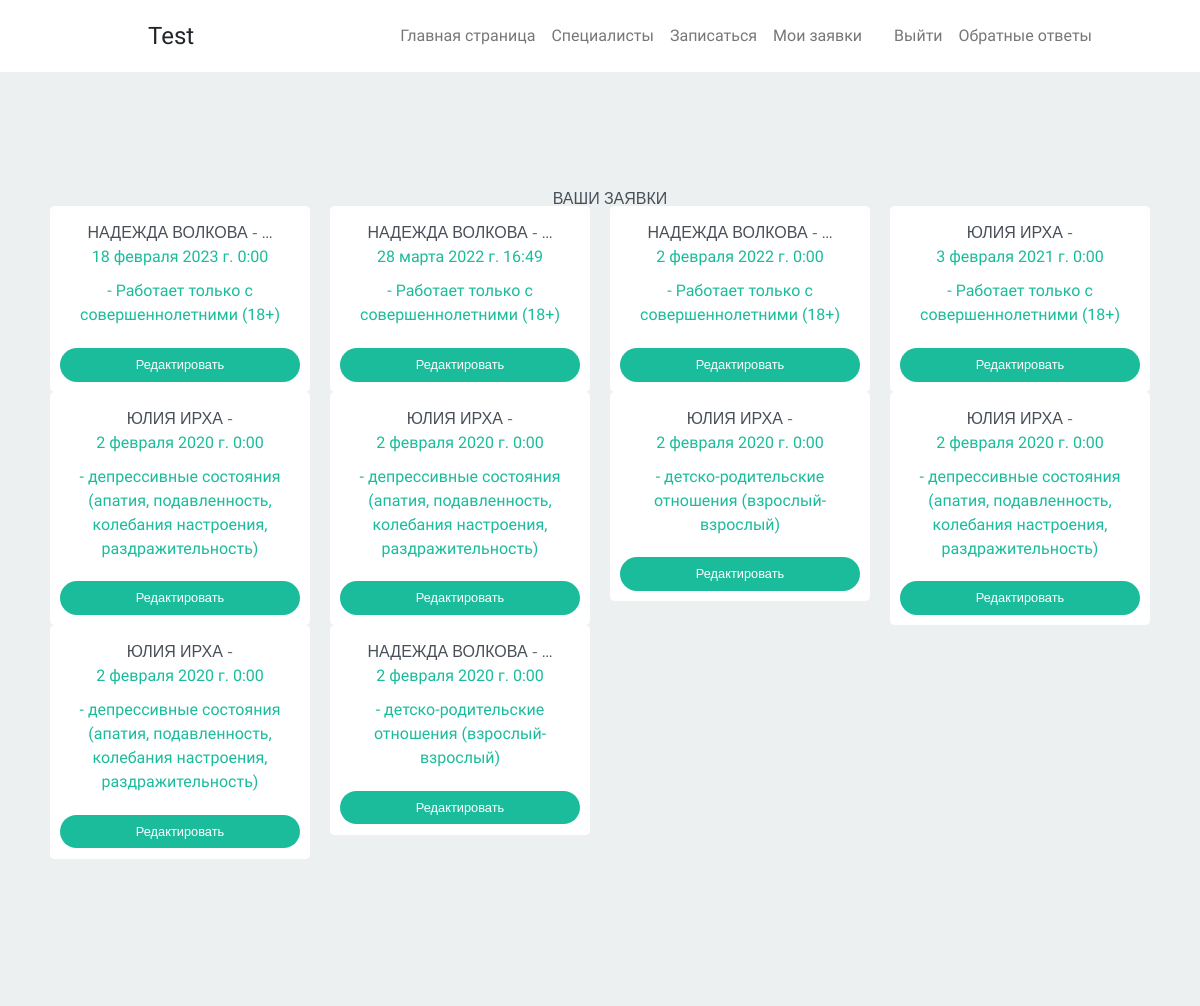
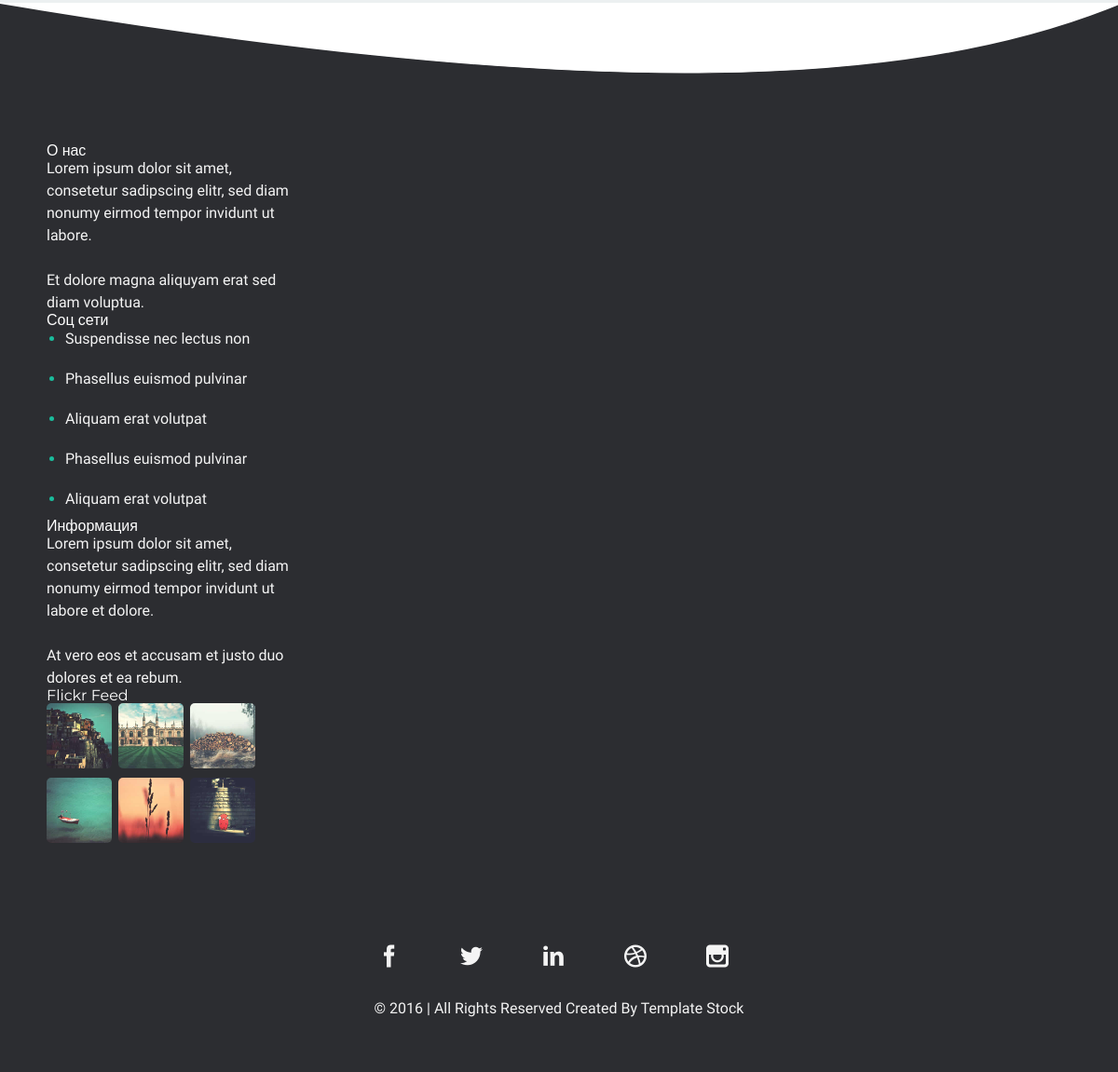
Screenshot of /application/list (signed in) with the database file from the repository (2 pictures, top to bottom).
### employer/models.py (models this page shows, shortened)
class Application(models.Model):
    employer = models.ForeignKey(Employer, on_delete=models.CASCADE)
    date = models.DateTimeField()
    category = models.ForeignKey(Category, on_delete=models.CASCADE)
    author = models.ForeignKey(User, on_delete=models.CASCADE)
    class Meta:
        verbose_name = 'Заявка'
        verbose_name_plural = 'Заявки'
        ordering = ['-date']

class Employer(models.Model):
    name = models.CharField(
        verbose_name='ФИО',
        max_length=1000,
        blank=True,
        null=True)
    city = models.ForeignKey(
        'Location',
        verbose_name='Город',
        on_delete=models.CASCADE,
        blank=True,
        null=True)
    work = models.ManyToManyField(
        'Activity',
        verbose_name='Деятельность',
        related_name='activity',
        blank=True,
    )
    direction = models.ManyToManyField(
        'Category',
        verbose_name='Направление',
        related_name='category',
        blank=True,
    )
    description = models.TextField(
        verbose_name='Описание',
        max_length=1000,
        blank=True,
        null=True)
    education = models.ManyToManyField(
        'Education',
        verbose_name='Образование',
        related_name='education',
        blank=True,
    )
    experience = models.CharField(
        verbose_name='Стаж',
        max_length=1000,
        blank=True,
        null=True
    )
    cabinet = models.ManyToManyField(
        'Adress',
        verbose_name='Кабинет',
        related_name='adress',
        blank=True,
    )
    personal_consultation = models.CharField(
        verbose_name='Личная встреча',
        max_length=1000,
        blank=True,
        null=True
    )
    online_consultation = models.CharField(
        verbose_name='Онлайн-консультация',
        max_length=1000,
        blank=True,
        null=True
    )
    duration_consultation = models.CharField(
        verbose_name='Длительность консультации',
        max_length=1000,
        blank=True,
        null=True
    )
    couple_consultation_duration = models.CharField(
        verbose_name='Длительность консультации для пар',
        max_length=1000,
        blank=True,
        null=True
    )
    photo = models.ImageField(
        verbose_name='Фото',
        upload_to='photos/%Y/%m/%d/',
        blank=True,
        null=True
    )
    created = models.DateTimeField(
        verbose_name='Дата публикации',
        auto_now_add=True,
        blank=True,
    )
    updated = models.DateTimeField(
        verbose_name='Обновлено',
        auto_now=True,
        blank=True
    )
    is_published = models.BooleanField(
        verbose_name='Опубликовано',
        default=True,
        blank=True
    )
    def __str__(self):
        return f'''{self.name} -
        '''
    class Meta:
        verbose_name = 'Специалист'
        verbose_name_plural = 'Специалисты'
        ordering = ['name']

class Category(models.Model):
    direction = models.CharField(
        'Направление',
        max_length=1000,
        blank=True,
        null=True
    )
    def __str__(self):
        return f'''- {self.direction}
        '''
    class Meta:
        verbose_name = 'Категория'
        verbose_name_plural = 'Категории'
        ordering = ['direction']

### employer/views.py (the view)
# urls.py: path('application/list', views.applicationlist, name='applicationlist'), # список заявок
def applicationlist(request): # функция для просмотра своих заявок
    applications = Application.objects.filter(author=request.user.pk)  # передача в переменную отфильтрованные по айди юзера обьекты из базы специалистов
    print(applications)
    return render(request, 'employer/applicationlist.html', {'applications': applications})

### employer/templates/employer/applicationlist.html (shortened to what this page needs)
{% extends 'base.html' %}
{% block content %}
<div class="wrap team-wrap grey" id="team">
                    <div class="grid grid-pad">
                        <div class="content" >
                            <h2>Ваши Заявки</h2>
                            {% if applications  %}
                            {% for i in applications %}
                            <div class="col-1-4" >
                                <div class="content staff-content">
                                    <div class="recent-work staff-img">
                                        <div class="work-info staff-info">
                                            <h5>{{ i.employer|truncatechars:20 }}</h5>
                                            <span>{{ i.date }}</span>
                                            <span>{{ i.category }}</span>
                                            {% if user == i.author %}
                                            <a href="{% url 'application_edit' i.pk %}" class="btn btn-succes">Редактировать</a>
                                            {% endif %}
                                        </div>
                                    </div>
                                </div>
                            </div>
                            {% endfor %}
                            {% endif %}
                        </div>
                    </div>
                </div>
{% endblock %}

### templates/base.html (shortened to what this page needs)
{% load static %}
<!doctype html>
<html>
    <head>
        <script src="https://cdn.tailwindcss.com"></script>
        <link href="https://cdn.jsdelivr.net/npm/bootstrap@5.1.3/dist/css/bootstrap.min.css" rel="stylesheet">
        <link rel="stylesheet" href="{% static 'css/reset.css' %}">
        <link rel="stylesheet" href="{% static 'css/simplegrid.css' %}">
        <link rel="stylesheet" href="{% static 'css/icomoon.css' %}">
        <link rel="stylesheet" href="{% static 'css/lightcase.css' %}">
        <link rel="stylesheet" href="{% static 'js/owl-carousel/owl.carousel.css' %}" />
        <link rel="stylesheet" href="{% static 'js/owl-carousel/owl.theme.css' %}" />
        <link rel="stylesheet" href="{% static 'js/owl-carousel/owl.transitions.css' %}" />
        <link rel="stylesheet" href="{% static 'css/style.css' %}">
        </head>
        <body id="home">
            <div class="container">
    <header class="d-flex flex-wrap justify-content-center py-3  ">
      <a href="/" class="d-flex align-items-center mb-3 mb-md-0 me-md-auto text-dark text-decoration-none">
        <svg class="bi me-2" width="40" height="32"><use xlink:href="#bootstrap"></use></svg>
        <span class="fs-4">Test</span>
      </a>
      <ul class="nav nav-pills">
                                    <li class="nav-item m-2"><a href="/" class="current">Главная страница</a></li>
                                    <li class="nav-item m-2"><a href="{% url 'employers' %}" class="current">Специалисты</a></li>
                                    {% if user.is_authenticated %}
                                    <li class="nav-item m-2"><a href="{% url 'applicationcreate' %}">Записаться</a></li>
                                    <li class="nav-item m-2"><a href="{% url 'applicationlist' %}">Мои заявки</a></li>
                                    <li class="nav-item m-2"><a href="{% url 'logout' %}?next=/">Выйти</a></li>
                                    {% else %}
                                    <li class="nav-item m-2"><a href="{% url 'login' %}">Авторизоваться</a></li>
                                    <li class="nav-item m-2"><a href="{% url 'registerPage' %}">Регистрация</a></li>
                                    {% endif %}
                                    {% if user.is_staff %}
                                    <li class="nav-item  m-2"><a href="{% url 'feedback' %}">Обратные ответы</a></li>
                                    {% endif %}
      </ul>
    </header>
  </div>
            {% block content %}
            {% endblock content %}
                <svg class="curveDownColor" xmlns="http://www.w3.org/2000/svg" version="1.1" width="100%" height="100" viewBox="0 0 100 100" preserveAspectRatio="none">
                    <path d="M0 0 C 50 100 80 100 100 0 Z"></path>
                </svg>
                <footer class="wrap">
                    <div class="grid grid-pad" >
                        <div class="col-1-4">
                            <div class="content">
                                <div class="footer-widget">
                                    <h3>О нас</h3>
                                    <div class="textwidget">
                                        <p>Lorem ipsum dolor sit amet, consetetur sadipscing elitr, sed diam nonumy eirmod tempor invidunt ut labore.</p><br>
                                        <p>Et dolore magna aliquyam erat sed diam voluptua.</p>
                                    </div>
                                </div>
                            </div>
                        </div>
                        <div class="col-1-4" >
                            <div class="content">
                                <div class="footer-widget">
                                    <h3>Соц сети</h3>
                                    <div class="fwidget">
                                        <ul>
                                            <li><a href="#0">Suspendisse nec lectus non</a></li>
                                            <li><a href="#0">Phasellus euismod pulvinar</a></li>
                                            <li><a href="#0">Aliquam erat volutpat</a></li>
                                            <li><a href="#0">Phasellus euismod pulvinar</a></li>
                                            <li><a href="#0">Aliquam erat volutpat</a></li>
                                        </ul>
                                    </div>
                                </div>
                            </div>
                        </div>
                        <div class="col-1-4" >
                            <div class="content">
                                <div class="footer-widget">
                                    <h3>Информация</h3>
                                    <div class="textwidget">
                                        <p>Lorem ipsum dolor sit amet, consetetur sadipscing elitr, sed diam nonumy eirmod tempor invidunt ut labore et dolore.</p>
                                        <br>
                                        <p>At vero eos et accusam et justo duo dolores et ea rebum.</p>
                                    </div>
                                </div>
                            </div>
                        </div>
                        <div class="col-1-4" >
                            <div class="content">
                                <div class="footer-widget">
                                    <h3>Flickr Feed</h3>
                                    <div class="flickr-widget">
                                        <ul class="flickr-list">
                                            <li><a href="#0"><img src="{% static 'images/flickr-widget/flickr1.jpg' %}" alt=""></a></li>
                                            <li><a href="#0"><img src="{% static 'images/flickr-widget/flickr2.jpg' %}" alt=""></a></li>
                                            <li><a href="#0"><img src="{% static 'images/flickr-widget/flickr3.jpg' %}" alt=""></a></li>
                                            <li><a href="#0"><img src="{% static 'images/flickr-widget/flickr4.jpg' %}" alt=""></a></li>
                                            <li><a href="#0"><img src="{% static 'images/flickr-widget/flickr5.jpg' %}" alt=""></a></li>
                                            <li><a href="#0"><img src="{% static 'images/flickr-widget/flickr6.jpg' %}" alt=""></a></li>
                                        </ul>
                                    </div>
                                </div>
                            </div>
                        </div>
                    </div>
                    <div class="social-footer">
                        <div class="grid grid-pad">
                            <div class="col-1-1" >
                                <div class="content">
                                    <div class="social-set">
                                        <a  href="#0"><i class="icon-facebook"></i></a>
                                        <a  href="#0"><i class="icon-twitter"></i></a>
                                        <a  href="#0"><i class="icon-linkedin2"></i></a>
                                        <a  href="#0"><i class="icon-dribbble4"></i></a>
                                        <a  href="#0"><i class="icon-instagram"></i></a>
                                    </div>
                                    <p class="source-org copyright">© 2016 | All Rights Reserved Created By <a href="http://templatestock.co">Template Stock</a></p>
                                </div>
                            </div>
                        </div>
                    </div>
                </footer>
            </body>
        </html>

### rows the page displays
Application: employer "НАДЕЖДА ВОЛКОВА - …", date "18 февраля 2023 г. 0:00", category "- Работает только с совершеннолетними (18+)", shows "Редактировать"
Application: employer "НАДЕЖДА ВОЛКОВА - …", date "28 марта 2022 г. 16:49", category "- Работает только с совершеннолетними (18+)", shows "Редактировать"
Application: employer "НАДЕЖДА ВОЛКОВА - …", date "2 февраля 2022 г. 0:00", category "- Работает только с совершеннолетними (18+)", shows "Редактировать"
Application: employer "ЮЛИЯ ИРХА -", date "3 февраля 2021 г. 0:00", category "- Работает только с совершеннолетними (18+)", shows "Редактировать"
Application: employer "ЮЛИЯ ИРХА -", date "2 февраля 2020 г. 0:00", category "- депрессивные состояния (апатия, подавленность, колебания настроения, раздражительность)", shows "Редактировать"
Application: employer "ЮЛИЯ ИРХА -", date "2 февраля 2020 г. 0:00", category "- депрессивные состояния (апатия, подавленность, колебания настроения, раздражительность)", shows "Редактировать"
Application: employer "ЮЛИЯ ИРХА -", date "2 февраля 2020 г. 0:00", category "- детско-родительские отношения (взрослый-взрослый)", shows "Редактировать"
Application: employer "ЮЛИЯ ИРХА -", date "2 февраля 2020 г. 0:00", category "- депрессивные состояния (апатия, подавленность, колебания настроения, раздражительность)", shows "Редактировать"
Application: employer "ЮЛИЯ ИРХА -", date "2 февраля 2020 г. 0:00", category "- депрессивные состояния (апатия, подавленность, колебания настроения, раздражительность)", shows "Редактировать"
Application: employer "НАДЕЖДА ВОЛКОВА - …", date "2 февраля 2020 г. 0:00", category "- детско-родительские отношения (взрослый-взрослый)", shows "Редактировать"
